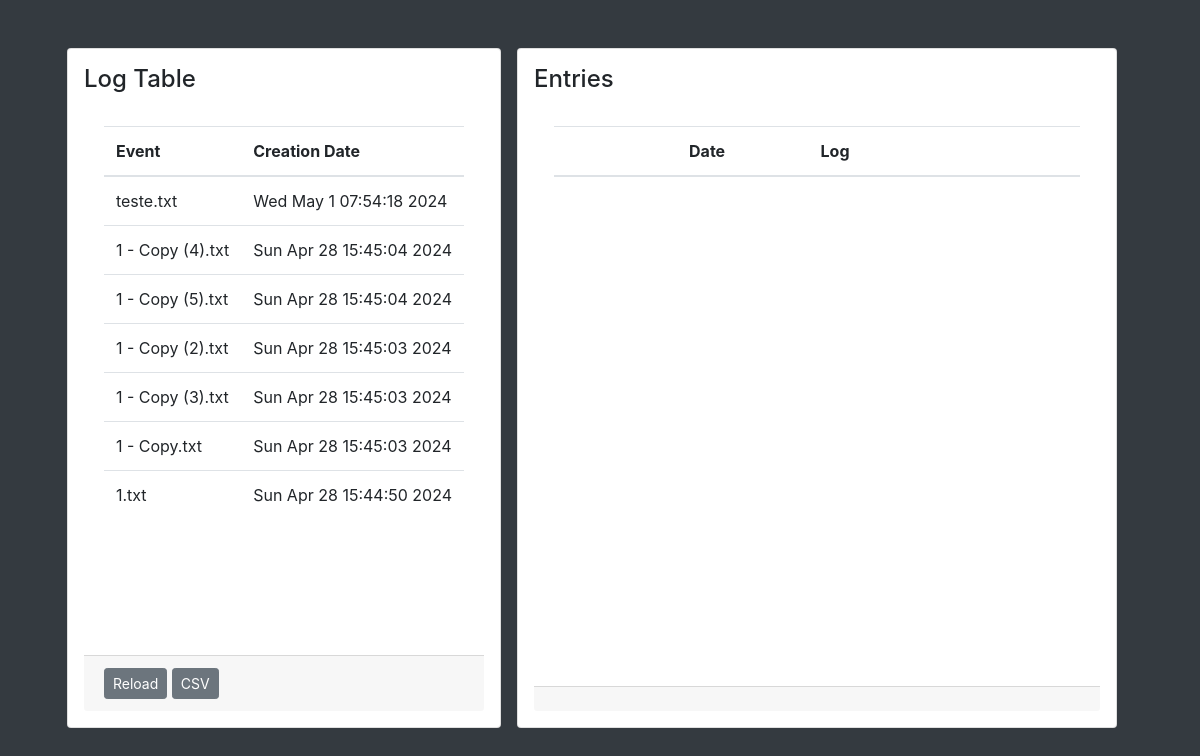
The app's page /, older data.
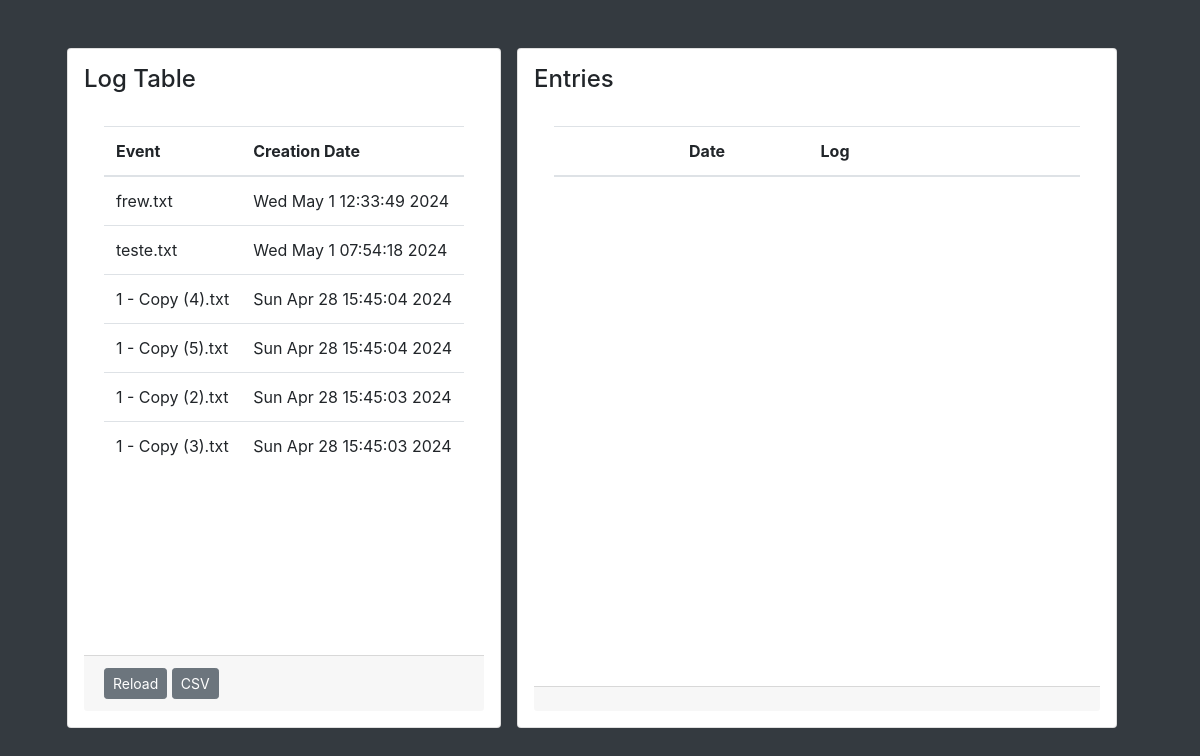
The same page, newer data.
### EventLogger/models.py (models this page shows, shortened)
class Event(models.Model):
    name = models.CharField(max_length=200, unique=True)
    createDate = models.CharField(max_length=50)
    class Meta:
        ordering = ['-createDate']

### EventLogger/views.py (the view)
# urls.py: 2. Add a URL to urlpatterns:  path('', views.home, name='home')
def home(request):
    events = Event.objects.all()
    context = {"Events":events}
    return render(request, "index.html", context)

### templates/index.html (shortened to what this page needs)
<!doctype html>
<html lang="en">
    <head>
        <link rel="stylesheet" href="https://cdn.jsdelivr.net/npm/bootstrap@4.0.0/dist/css/bootstrap.min.css">
    </head>
    <body class="bg-dark">
        <div class="d-flex flex-row justify-content-center">
            <div class="card p-3 mt-5 mr-3 ">
                <h4 class="card-title">
                    Log Table
                </h4>
                <div class="card-body" >
                    <table id="main-table" class="table table-hover">
                        <thead>
                            <tr>
                                <th>Event</th>
                                <th>Creation Date</th>
                            </tr>
                        </thead>
                        <tbody>
                            {% for evnt in Events %}
                            <tr id={{evnt.id}} name={{evnt.id}} class="" style="cursor:Pointer" onClick=handleEventClick(this) >
                                <td>
                                    {{evnt.name}}
                                </td>
                                <td>
                                    {{evnt.createDate}}
                                </td>
                            </tr>
                            {% endfor %}
                        </tbody>
                    </table>
                </div>
                <div class="card-footer">
                    <div class="btn btn-sm btn-secondary" onclick=loadEvents(this) style: "cursor:pointer">
                        Reload
                    </div>
                    <a class="btn btn-sm btn-secondary" href="{% url 'exportCSV' model_name='Event'%}" style: "cursor:pointer">
                        CSV
                    </a>
                </div>
            </div>
            <div class="card p-3 w-50 mt-5 mr-3" style="">
                <h4 class="card-title">
                    Entries
                </h4>
                <div class="card-body" style="">
                    <table id="main-table" class="table table-hover">
                        <thead>
                            <tr>
                                <th class="w-5"></th>
                                <th class="w-25">Date</th>
                                <th>Log</th>
                            </tr>
                        </thead>
                </table>
            </div>
            <div class="card-footer">
            </div>
        </div>
    </div>
  </body>
</html>

### templates/index.html (style rules this page uses)
body { user-select: none overflow:hidden; position: fixed; width:100%; height:100%; caret-color: transparent; }
.card { user-select: none; height:85vh; }
.card-body { height:auto; overflow:overlay; user-select: none; }

Row changes from the older to the newer data that the page shows:
removed Event: name "1 - Copy.txt", createDate "Sun Apr 28 15:45:03 2024"
removed Event: name "1.txt", createDate "Sun Apr 28 15:44:50 2024"
added Event: name "frew.txt", createDate "Wed May 1 12:33:49 2024"
